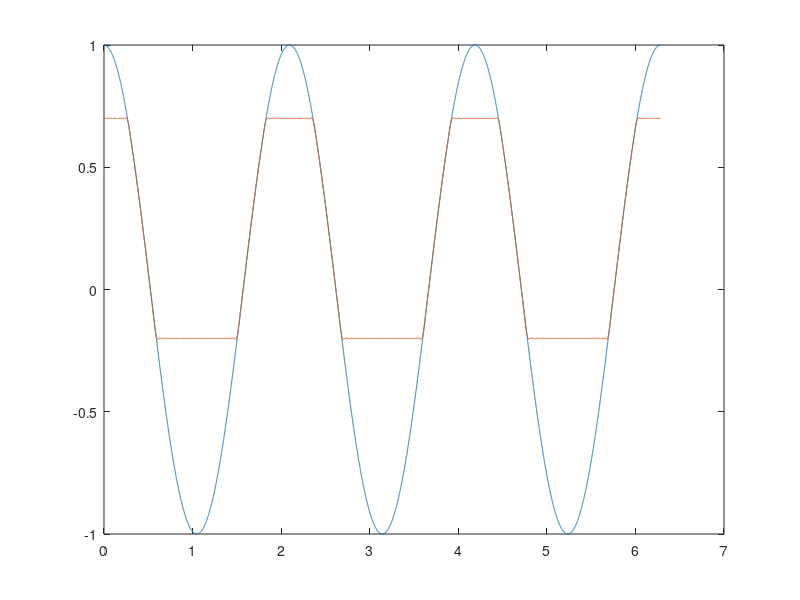

Write the MATLAB code that produced this figure.
% FOURIER_COEFFS Calculate Fourier series coefficients for periodic signals
%
% This script demonstrates how to calculate Fourier series coefficients for
% periodic signals using the FFT algorithm. It computes the DC component (a0)
% and harmonic coefficients (an, bn) for the first M harmonics of a periodic
% signal defined over one period.
%
% USAGE:
%   Run as a script - modify the signal definition and parameters as needed
%
% PARAMETERS:
%   N - Number of sample points (should be large for accuracy)
%   T - Period of the function (seconds)
%   M - Number of harmonics to compute
%   x - Periodic signal definition
%
% OUTPUTS:
%   a0 - DC component (constant term)
%   an - Cosine coefficients for harmonics 1 to M
%   bn - Sine coefficients for harmonics 1 to M
%
% EXAMPLE:
%   % Default signal: x = cos(2*pi*3*t) (3 Hz cosine)
%   % Modify line 8 to define your periodic signal
%
% NOTES:
%   - Uses FFT for efficient computation of Fourier coefficients
%   - Signal is sampled over one period with N+1 points
%   - Reconstructs signal using Fourier series for verification
%   - Includes signal limiting example (clipping between -0.2 and 0.7)
%
% Author: Yosef Deray
% Date: 2025
% Version: 1.0

% Sample a periodic signal over one period
N = 10000;                   % Number of sample points (should be large)
T = 1;                      % Period of the function
t = linspace(0, T, N+1);    % Time vector for one period; N+1 returns to t=0
t(end) = [];                % Remove duplicate endpoint

% Define your function here, e.g. f(t) = cos(2*pi*3*t) + 0.5*sin(2*pi*5*t)
x = cos(2*pi*3*t);

% Compute the complex Fourier coefficients
C = fft(max(min(x, 0.7), -0.2))/(N+1);

% For plotting, the FFT output is ordered from index 1 (DC), then positive frequencies,
% then negative frequencies at the end
% If you want zero-frequency in the center:
%C = fftshift(C);

% Number of harmonics desired (up to floor(N/2) for most signals)
M = 100;   % for the first M harmonics

% Extract the a0 coefficient (DC component)
a0 = real(C(1));

% Preallocate arrays
an = zeros(1, M);
bn = zeros(1, M);

x_fft = repmat(a0, 1, length(t));

% Calculate an and bn from the complex coefficients
for n = 1:M
    if n+1 <= N    % MATLAB indices: 1-based, and FFT(k) corresponds to frequency k-1
        an(n) = 2*real(C(n+1));   % a_n = 2*Re(C_n), n > 0
        bn(n) = -2*imag(C(n+1));  % b_n = -2*Im(C_n), n > 0
        x_fft = x_fft + an(n)*cos(2*pi*n*t) + bn(n)*sin(2*pi*n*t);
    end
end

% Output
disp('a0:'); disp(a0);
disp('an:'); disp(an);
disp('bn:'); disp(bn);

plot(2*pi*t, x, 2*pi*t, x_fft);
